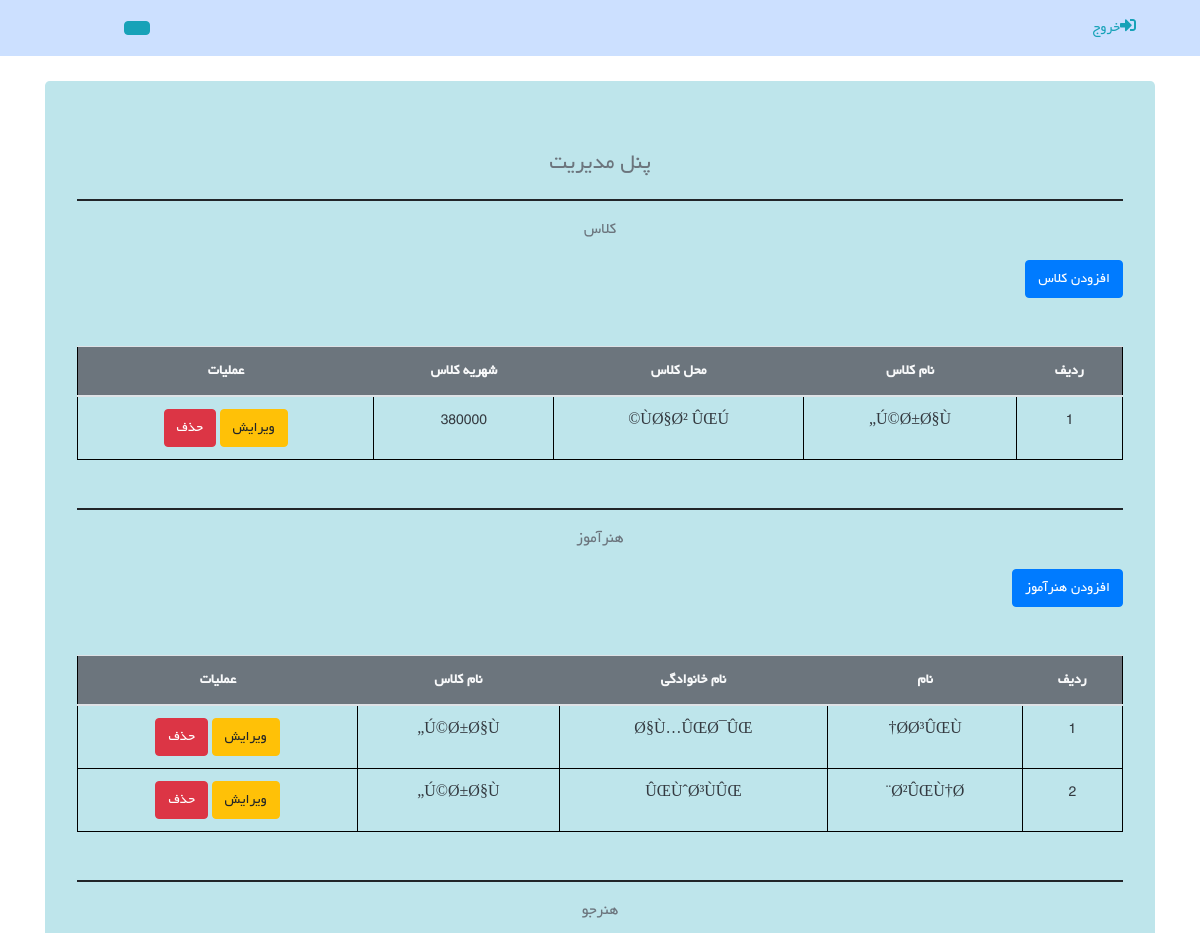
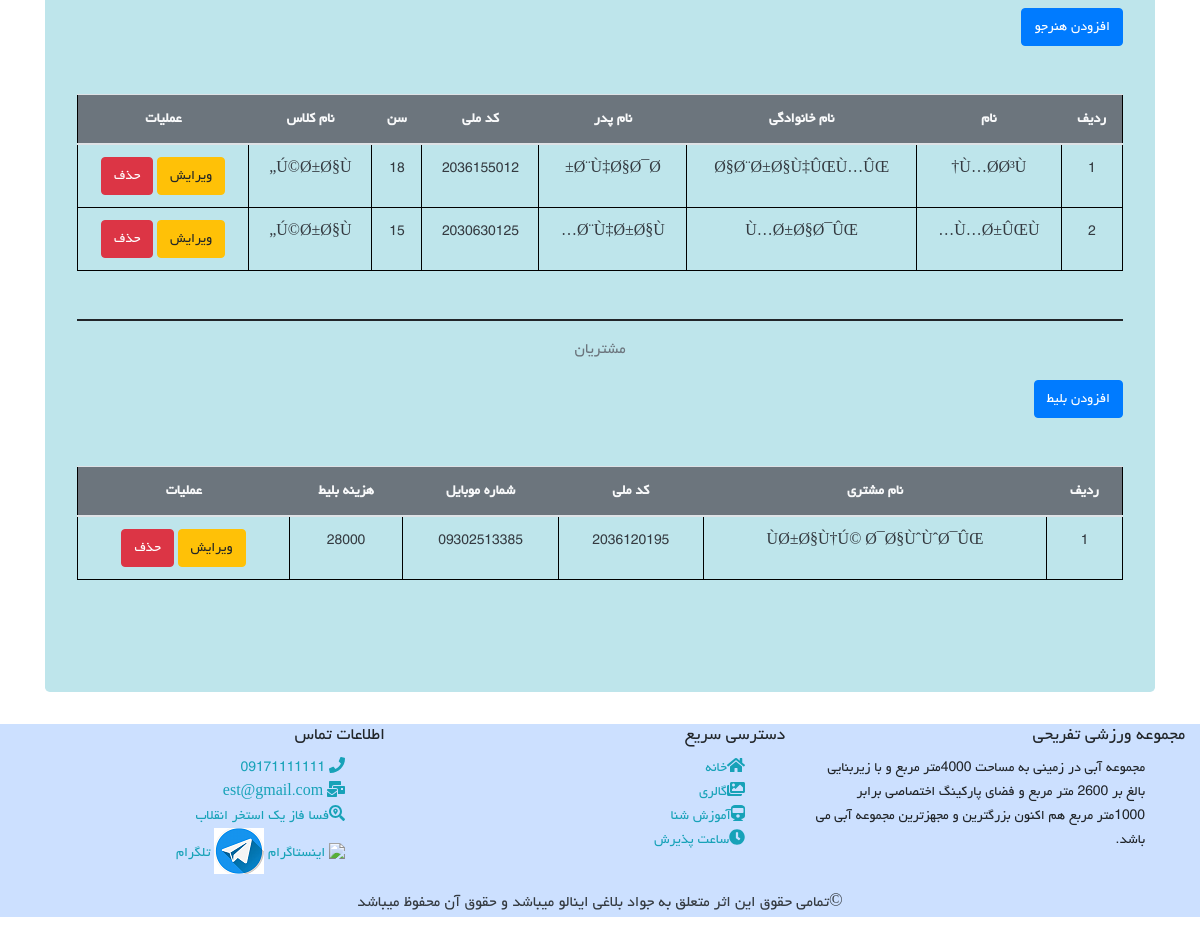
Page /admin_panel.php on the committed database (2 pictures, top to bottom).
### tables this page shows
CREATE TABLE `class` (
  `cid` int(10) UNSIGNED NOT NULL,
  `cnam` varchar(255) NOT NULL,
  `cmahal` text NOT NULL,
  `cmablagh` int(11) NOT NULL
);

CREATE TABLE `teacher` (
  `tid` int(10) UNSIGNED NOT NULL,
  `tnam` varchar(255) NOT NULL,
  `tfamily` varchar(255) NOT NULL,
  `cnam` varchar(255) NOT NULL,
  `tusername` varchar(255) NOT NULL,
  `tpassword` varchar(255) NOT NULL
);

CREATE TABLE `student` (
  `sid` int(10) UNSIGNED NOT NULL,
  `snam` varchar(255) NOT NULL,
  `sfamily` varchar(255) NOT NULL,
  `snampedar` varchar(255) NOT NULL,
  `scodemeli` varchar(255) NOT NULL,
  `sage` int(11) NOT NULL,
  `ssex` varchar(255) NOT NULL,
  `cnam` varchar(255) NOT NULL,
  `tnam` varchar(255) NOT NULL,
  `susername` varchar(255) NOT NULL,
  `spassword` varchar(255) NOT NULL
);

CREATE TABLE `ticket` (
  `tiid` int(10) UNSIGNED NOT NULL,
  `nam_moshtari` varchar(255) NOT NULL,
  `codemeli_moshtary` varchar(255) NOT NULL,
  `phonenumber` varchar(255) NOT NULL,
  `mablagh_blit` int(11) NOT NULL
);

### admin_panel.php (the view, shortened to what this page needs)
<?php
include ('header.php');
include ('config.php');
?>
    <nav class="navbar navbar-expand-lg navbar-light" style="background-color:rgba(0,100,255,0.2);">
        <div class="collapse navbar-collapse" id="navbarTogglerDemo01">
            <ul class="navbar-nav text-center mt-2 mt-lg-0">
              <li class="nav-item">
                  <a class="nav-link text-info" href="logout_admin.php"><i class="fa fa-sign-in-alt"></i>خروج</a>
              </li>
            </ul>
            <?php
            $username = $_SESSION['ausername'] ;
            ?>
            <button style="margin-right: 80%"  class="btn btn-info text-light"><?php echo $username; ?></button>
        </div>
    </nav>
    <div class="container">
        <div class="jumbotron" style="margin-top: 25px; background: #bee5eb;">
            <p class="text-center text-secondary" style="font-size: 25px">پنل مدیریت</p>
            <hr style="border: 1px solid">
            <p class="text-center text-secondary" style="font-size: 18px">کلاس</p>
            <a href="create_class.php" class="btn btn-primary">افزودن کلاس</a>
            <table class="table table-hover mt-5 mb-5  ml-3" style="border: 1px solid black; border-collapse: collapse">
                <thead class="bg-secondary text-light">
                <tr style="border: 1px solid black;" >
                    <th scope="col" class=' text-center'>ردیف</th>
                    <th scope="col" class=' text-center'> نام کلاس</th>
                    <th scope="col" class=' text-center'>محل کلاس</th>
                    <th scope="col" class=' text-center'>شهریه کلاس</th>
                    <th scope="col" class=' text-center'>عملیات</th>
                </tr>
                </thead>
                <tbody class="text-dark">
                <?php
                $query = "SELECT * FROM class ";
                $result = mysqli_query($conn,$query);
                if (mysqli_num_rows($result) > 0){
                    while ($row = mysqli_fetch_assoc($result)) {?>
                        <tr>
                            <td class="text-center" style="border: 1px solid black;" > <?php echo $row['cid']; ?>        </td>
                            <td class=" text-center" style="border: 1px solid black;" > <?php echo $row['cnam']; ?>      </td>
                            <td class=" text-center" style="border: 1px solid black;" > <?php echo $row['cmahal']; ?>    </td>
                            <td class=" text-center" style="border: 1px solid black;" > <?php echo $row['cmablagh']; ?>  </td>
                            <td class=" text-center" style="border: 1px solid black;" >
                                            <a href="edit_class.php?id= <?php  echo$row['cid']; ?> " class="btn btn-warning">ویرایش</a>
                                            <a href="delete_class.php?id=<?php echo$row['cid']; ?> " class="btn btn-danger">حذف</a>
                            </td></tr>
                        <?php
                    }
                }
                ?>
                </tbody>
            </table>
            <hr style="border: 1px solid">
            <p class="text-center text-secondary" style="font-size: 18px">هنرآموز</p>
            <a href="create_teacher.php" class="btn btn-primary">افزودن هنرآموز</a>
            <table class="table table-hover mt-5 mb-5  ml-3" style="border: 1px solid black; border-collapse: collapse">
                <thead class="bg-secondary text-light">
                <tr style="border: 1px solid black;" >
                    <th scope="col" class=' text-center'>ردیف</th>
                    <th scope="col" class=' text-center'>نام</th>
                    <th scope="col" class=' text-center'>نام خانوادگی</th>
                    <th scope="col" class=' text-center'>نام کلاس</th>
                    <th scope="col" class=' text-center'>عملیات</th>
                </tr>
                </thead>
                <tbody class="text-dark" style="font-size: 18px">
                <?php
                $query = "SELECT * FROM teacher ";
                $result = mysqli_query($conn,$query);
                if (mysqli_num_rows($result) > 0){
                    while ($row = mysqli_fetch_assoc($result)) {?>
                       <tr>
                            <td class="text-center" style="border: 1px solid black;"><?php  echo $row['tid'];    ?></td>
                            <td class="text-center" style="border: 1px solid black;"><?php  echo $row['tnam'];   ?></td>
                            <td class="text-center" style="border: 1px solid black;" ><?php echo $row['tfamily'];?></td>
                            <td class="text-center" style="border: 1px solid black;" ><?php echo $row['cnam'];   ?></td>
                            <td class="text-center" style="border: 1px solid black;" >
                                            <a href="edit_teacher.php?id=<?php   echo $row['tid'];    ?>" class="btn btn-warning">ویرایش</a>
                                            <a href="delete_teacher.php?id=<?php echo $row['tid'];    ?>" class="btn btn-danger">حذف</a>
                            </td></tr>
              <?php
                    }
                }
                ?>
                </tbody>
            </table>
                    <hr style="border: 1px solid">
                    <p class="text-center text-secondary" style="font-size: 18px">هنرجو</p>
                    <a href="signup.php" class="btn btn-primary">افزودن هنرجو</a>
                    <table class="table table-hover mt-5 mb-5  ml-3" style="border: 1px solid black; border-collapse: collapse">
                        <thead class="bg-secondary text-light">
                        <tr style="border: 1px solid black;" >
                            <th scope="col" class=' text-center'>ردیف</th>
                            <th scope="col" class=' text-center'>نام</th>
                            <th scope="col" class=' text-center'>نام خانوادگی</th>
                            <th scope="col" class=' text-center'>نام پدر</th>
                            <th scope="col" class=' text-center'>کد ملی</th>
                            <th scope="col" class=' text-center'>سن</th>
                            <th scope="col" class=' text-center'>نام کلاس</th>
                            <th scope="col" class=' text-center'>عملیات</th>
                        </tr>
                        </thead>
                        <tbody class="text-dark" style="font-size: 18px">
                        <?php
                        $query = "SELECT * FROM student";
                        $result = mysqli_query($conn,$query);
                        if (mysqli_num_rows($result) > 0){
                            while ($row = mysqli_fetch_assoc($result)) {?>
                                <tr>
                                    <td class=" text-center" style="border: 1px solid black;" ><?php echo $row['sid']; ?>       </td>
                                    <td class=" text-center" style="border: 1px solid black;" ><?php echo $row['snam'];  ?>     </td>
                                    <td class=" text-center" style="border: 1px solid black;" ><?php echo $row['sfamily']; ?>   </td>
                                    <td class=" text-center" style="border: 1px solid black;" ><?php echo $row['snampedar']; ?> </td>
                                    <td class=" text-center" style="border: 1px solid black;" ><?php echo $row['scodemeli']; ?> </td>
                                    <td class=" text-center" style="border: 1px solid black;" ><?php echo $row['sage'];   ?>    </td>
                                    <td class=" text-center" style="border: 1px solid black;" ><?php echo $row['cnam']; ?>      </td>
                                    <td class=" text-center" style="border: 1px solid black;" >
                                            <a href="edit_student.php?id=<?php echo $row['sid']; ?>" class="btn btn-warning">ویرایش</a>
                                            <a href="delete_student.php?id=<?php echo $row['sid']; ?>" class="btn btn-danger">حذف</a>
                                    </td></tr>
                        <?php
                          }
                        }
                        ?>
                        </tbody>
                    </table>
            <hr style="border: 1px solid">
            <p class="text-center text-secondary" style="font-size: 18px">مشتریان</p>
            <a href="ticket.php" class="btn btn-primary">افزودن بلیط</a>
            <table class="table table-hover mt-5 mb-5  ml-3" style="border: 1px solid black; border-collapse: collapse">
                <thead class="bg-secondary text-light">
                <tr style="border: 1px solid black;" >
                    <th scope="col" class=' text-center'>ردیف</th>
                    <th scope="col" class=' text-center'> نام مشتری</th>
                    <th scope="col" class=' text-center'>کد ملی</th>
                    <th scope="col" class=' text-center'>شماره موبایل</th>
                    <th scope="col" class=' text-center'>هزینه بلیط</th>
                    <th scope="col" class=' text-center'>عملیات</th>
                </tr>
                </thead>
                <tbody class="text-dark" style="font-size: 18px">
                <?php
                $query = "SELECT * FROM ticket";
                $result = mysqli_query($conn,$query);
                if (mysqli_num_rows($result) > 0){
                    while ($row = mysqli_fetch_assoc($result)) {?>
                         <tr>
                            <td class=" text-center" style="border: 1px solid black;" ><?php  echo $row['tiid'];    ?>          </td>
                            <td class=" text-center" style="border: 1px solid black;" ><?php  echo $row['nam_moshtari'];  ?>     </td>
                            <td class=" text-center" style="border: 1px solid black;" ><?php  echo $row['codemeli_moshtary']; ?>  </td>
                            <td class=" text-center" style="border: 1px solid black;" ><?php  echo $row['phonenumber'];  ?>      </td>
                            <td class=" text-center" style="border: 1px solid black;" ><?php  echo $row['mablagh_blit']; ?>       </td>
                            <td class=" text-center" style="border: 1px solid black;" >
                                            <a href="edit_ticket.php?id=<?php  echo $row['tiid'];    ?> " class="btn btn-warning">ویرایش</a>
                                            <a href="delete_ticket.php?id=<?php  echo $row['tiid'];    ?> " class="btn btn-danger">حذف</a>
                            </td></tr>
             <?php
                    }
                }
                ?>
                </tbody>
            </table>
        </div>
    </div>
<?php
include 'footer.php';
include ('nav_footer.php');
?>

### header.php (shortened to what this page needs)
<!DOCTYPE html>
<html lang="fa">
<head>
    <link rel="stylesheet" href="assets/css/bootstrap.min.css">
    <link rel="stylesheet" href="assets/css/all.min.css">
    <link rel="stylesheet" href="assets/css/style.css">
</head>
<body>

### footer.php (shortened to what this page needs)
</body>
</html>

### nav_footer.php
<footer class="container-fluid" style="background-color:rgba(0,100,255,0.2);">
    <div class="row">
        <div class="col-6 col-md">
            <h5>مجموعه ورزشی تفریحی</h5>
            <ul class="list-unstyled text-small">
                مجموعه آبی  در زمینی به مساحت 4000متر مربع و با زیربنایی بالغ بر 2600 متر مربع و فضای پارکینگ اختصاصی برابر 1000متر مربع هم اکنون بزرگترین  و مجهزترین مجموعه  آبی می باشد.
            </ul>
        </div>
        <div class="col-6 col-md">
            <h5>دسترسی سریع</h5>
            <ul class="list-unstyled text-small">
                <li>
                    <a class="text-info" href="index.php"><i class="fa fa-home"></i>خانه</a>
                </li>
                <li>
                    <a class="text-info" href="gallery.php"><i class="fa fa-images"></i>گالری</a>
                </li>
                <li>
                    <a class="text-info" href="amuzesh.php" ><i class="fa fa-train"></i>آموزش شنا</a>
                </li>
                <li>
                    <a class="text-info" href="clock.php" > <i class="fa fa-clock"></i>ساعت پذیرش </a>
                </li>
            </ul>
        </div>
        <div class="col-6 col-md">
            <h5>اطلاعات تماس</h5>
            <ul class="list-unstyled text-small">
                <li>
                    <a class=" text-info" href="tel:+989170437602">
                        <i class="fa fa-phone"></i> 09171111111
                    </a>
                </li>
                <li>
                    <a class="text-info" href="mailto:est@gmail.com">
                        <i class="fa fa-mail-bulk"></i> est@gmail.com
                    </a>
                </li>
                <li>
                    <a class="text-info" href="address:فسا فاز یک استخر انقلاب">
                        <i class="fa fa-search-location"></i>فسا فاز یک استخر انقلاب
                    </a>
                </li>
                <li>
                    <a class="text-info" href="instagram.com/est">
                        <img src="assets/img/in.jpg"> اینستاگرام
                    </a>
                    <a class="text-info" href="t.me/est">
                        <img src="assets/img/te.png"> تلگرام
                    </a>
                </li>
            </ul>
        </div>
    </div>
    <p class="text-dark text-center" style="font-size: 18px">&copy;تمامی حقوق این اثر متعلق به جواد بلاغی اینالو میباشد و حقوق آن محفوظ میباشد</p>
</footer>

### assets/css/style.css (style rules this page uses)
* { font-family: Yekan; font-size: 16px; direction: rtl; text-align: right; }
body { margin: 0 ; padding: 0 ; }

### rows in the picture
class: cid "1", cnam "Ú©Ø±Ø§Ù„", cmahal "ÙØ§Ø² ÛŒÚ©", cmablagh "380000"
teacher: tid "1", tnam "Ø­Ø³ÛŒÙ†", tfamily "Ø§Ù…ÛŒØ¯ÛŒ", cnam "Ú©Ø±Ø§Ù„"
teacher: tid "2", tnam "Ø²ÛŒÙ†Ø¨", tfamily "ÛŒÙˆØ³ÙÛŒ", cnam "Ú©Ø±Ø§Ù„"
student: sid "1", snam "Ù…Ø­Ø³Ù†", sfamily "Ø§Ø¨Ø±Ø§Ù‡ÛŒÙ…ÛŒ", snampedar "Ø¨Ù‡Ø§Ø¯Ø±", scodemeli "2036155012", sage "18", cnam "Ú©Ø±Ø§Ù„"
student: sid "2", snam "Ù…Ø±ÛŒÙ…", sfamily "Ù…Ø±Ø§Ø¯ÛŒ", snampedar "Ø¨Ù‡Ø±Ø§Ù…", scodemeli "2030630125", sage "15", cnam "Ú©Ø±Ø§Ù„"
ticket: tiid "1", nam_moshtari "ÙØ±Ø§Ù†Ú© Ø¯Ø§ÙˆÙˆØ¯ÛŒ", codemeli_moshtary "2036120195", phonenumber "09302513385", mablagh_blit "28000"
